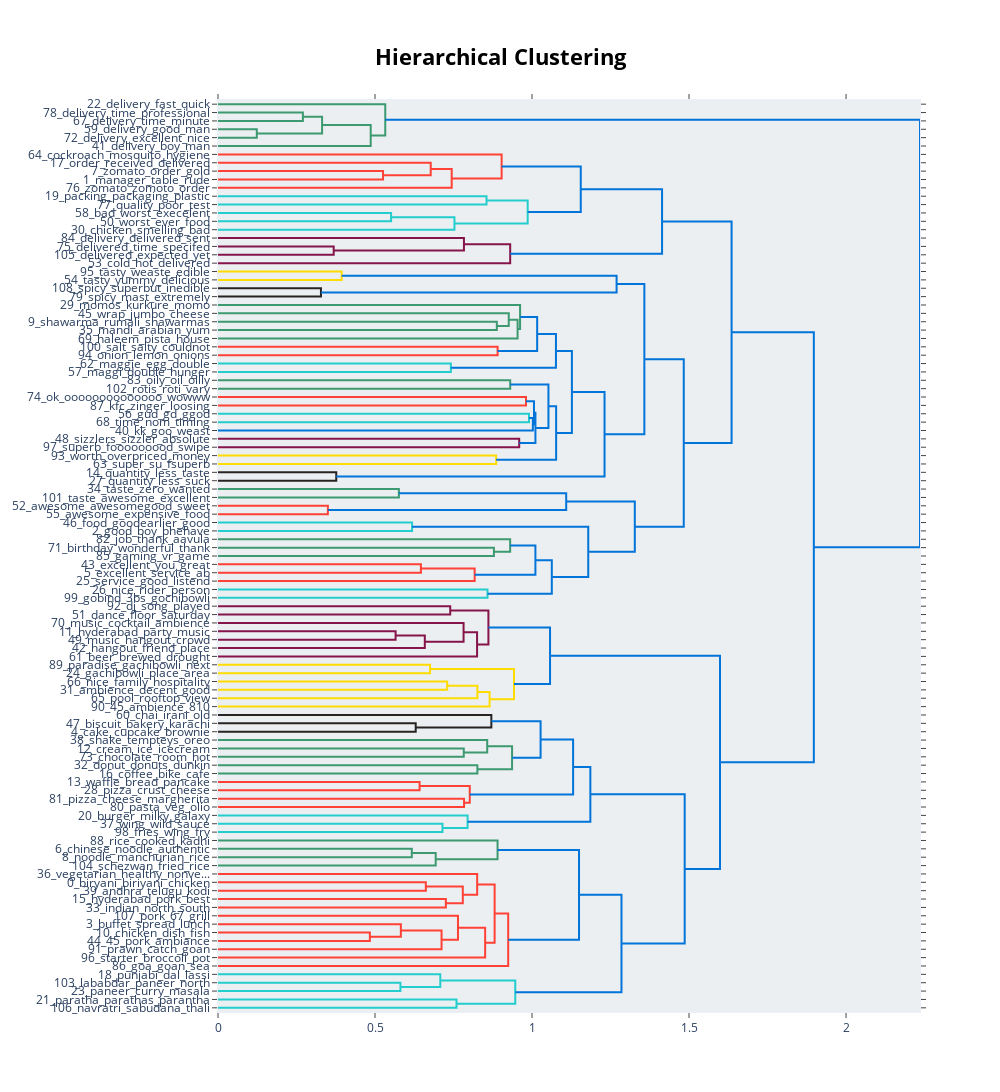

The notebook cell saved with this chart:
### Code cell
# Visualize connections between topics using hierachical clustering
topic_model.visualize_hierarchy()

### Figure 1 — Plotly figure (JSON) as saved in the notebook; plotly's stock layout.template omitted (floating-point values rounded to 4 significant figures)
{"data": [{"hoverinfo": "text", "marker": {"color": "rgb(61,153,112)"}, "mode": "lines", "type": "scatter", "x": [0, 0.2703, 0.2703, 0], "xaxis": "x", "y": [-15, -15, -25, -25], "yaxis": "y"}, {"hoverinfo": "text", "marker": {"color": "rgb(61,153,112)"}, "mode": "lines", "type": "scatter", "x": [0, 0.1235, 0.1235, 0], "xaxis": "x", "y": [-35, -35, -45, -45], "yaxis": "y"}, {"hoverinfo": "text", "marker": {"color": "rgb(61,153,112)"}, "mode": "lines", "type": "scatter", "x": [0.2703, 0.3315, 0.3315, 0.1235], "xaxis": "x", "y": [-20, -20, -40, -40], "yaxis": "y"}, {"hoverinfo": "text", "marker": {"color": "rgb(61,153,112)"}, "mode": "lines", "type": "scatter", "x": [0.3315, 0.4863, 0.4863, 0], "xaxis": "x", "y": [-30, -30, -55, -55], "yaxis": "y"}, {"hoverinfo": "text", "marker": {"color": "rgb(61,153,112)"}, "mode": "lines", "type": "scatter", "x": [0, 0.5326, 0.5326, 0.4863], "xaxis": "x", "y": [-5, -5, -42.5, -42.5], "yaxis": "y"}, {"hoverinfo": "text", "marker": {"color": "rgb(255,65,54)"}, "mode": "lines", "type": "scatter", "x": [0, 0.5256, 0.5256, 0], "xaxis": "x", "y": [-85, -85, -95, -95], "yaxis": "y"}, {"hoverinfo": "text", "marker": {"color": "rgb(255,65,54)"}, "mode": "lines", "type": "scatter", "x": [0, 0.6774, 0.6774, 0.5256], "xaxis": "x", "y": [-75, -75, -90, -90], "yaxis": "y"}, {"hoverinfo": "text", "marker": {"color": "rgb(255,65,54)"}, "mode": "lines", "type": "scatter", "x": [0.6774, 0.7442, 0.7442, 0], "xaxis": "x", "y": [-82.5, -82.5, -105, -105], "yaxis": "y"}, {"hoverinfo": "text", "marker": {"color": "rgb(255,65,54)"}, "mode": "lines", "type": "scatter", "x": [0, 0.9032, 0.9032, 0.7442], "xaxis": "x", "y": [-65, -65, -93.75, -93.75], "yaxis": "y"}, {"hoverinfo": "text", "marker": {"color": "rgb(35,205,205)"}, "mode": "lines", "type": "scatter", "x": [0, 0.8551, 0.8551, 0], "xaxis": "x", "y": [-115, -115, -125, -125], "yaxis": "y"}, {"hoverinfo": "text", "marker": {"color": "rgb(35,205,205)"}, "mode": "lines", "type": "scatter", "x": [0, 0.5512, 0.5512, 0], "xaxis": "x", "y": [-135, -135, -145, -145], "yaxis": "y"}, {"hoverinfo": "text", "marker": {"color": "rgb(35,205,205)"}, "mode": "lines", "type": "scatter", "x": [0.5512, 0.753, 0.753, 0], "xaxis": "x", "y": [-140, -140, -155, -155], "yaxis": "y"}, {"hoverinfo": "text", "marker": {"color": "rgb(35,205,205)"}, "mode": "lines", "type": "scatter", "x": [0.8551, 0.9862, 0.9862, 0.753], "xaxis": "x", "y": [-120, -120, -147.5, -147.5], "yaxis": "y"}, {"hoverinfo": "text", "marker": {"color": "rgb(0,116,217)"}, "mode": "lines", "type": "scatter", "x": [0.9032, 1.155, 1.155, 0.9862], "xaxis": "x", "y": [-79.38, -79.38, -133.8, -133.8], "yaxis": "y"}, {"hoverinfo": "text", "marker": {"color": "rgb(133,20,75)"}, "mode": "lines", "type": "scatter", "x": [0, 0.3684, 0.3684, 0], "xaxis": "x", "y": [-175, -175, -185, -185], "yaxis": "y"}, {"hoverinfo": "text", "marker": {"color": "rgb(133,20,75)"}, "mode": "lines", "type": "scatter", "x": [0, 0.7832, 0.7832, 0.3684], "xaxis": "x", "y": [-165, -165, -180, -180], "yaxis": "y"}, {"hoverinfo": "text", "marker": {"color": "rgb(133,20,75)"}, "mode": "lines", "type": "scatter", "x": [0.7832, 0.9305, 0.9305, 0], "xaxis": "x", "y": [-172.5, -172.5, -195, -195], "yaxis": "y"}, {"hoverinfo": "text", "marker": {"color": "rgb(0,116,217)"}, "mode": "lines", "type": "scatter", "x": [1.155, 1.414, 1.414, 0.9305], "xaxis": "x", "y": [-106.6, -106.6, -183.8, -183.8], "yaxis": "y"}, {"hoverinfo": "text", "marker": {"color": "rgb(255,220,0)"}, "mode": "lines", "type": "scatter", "x": [0, 0.3938, 0.3938, 0], "xaxis": "x", "y": [-205, -205, -215, -215], "yaxis": "y"}, {"hoverinfo": "text", "marker": {"color": "rgb(40,35,35)"}, "mode": "lines", "type": "scatter", "x": [0, 0.3279, 0.3279, 0], "xaxis": "x", "y": [-225, -225, -235, -235], "yaxis": "y"}, {"hoverinfo": "text", "marker": {"color": "rgb(0,116,217)"}, "mode": "lines", "type": "scatter", "x": [0.3938, 1.269, 1.269, 0.3279], "xaxis": "x", "y": [-210, -210, -230, -230], "yaxis": "y"}, {"hoverinfo": "text", "marker": {"color": "rgb(61,153,112)"}, "mode": "lines", "type": "scatter", "x": [0, 0.8879, 0.8879, 0], "xaxis": "x", "y": [-265, -265, -275, -275], "yaxis": "y"}, {"hoverinfo": "text", "marker": {"color": "rgb(61,153,112)"}, "mode": "lines", "type": "scatter", "x": [0, 0.9259, 0.9259, 0.8879], "xaxis": "x", "y": [-255, -255, -270, -270], "yaxis": "y"}, {"hoverinfo": "text", "marker": {"color": "rgb(61,153,112)"}, "mode": "lines", "type": "scatter", "x": [0.9259, 0.9541, 0.9541, 0], "xaxis": "x", "y": [-262.5, -262.5, -285, -285], "yaxis": "y"}, {"hoverinfo": "text", "marker": {"color": "rgb(61,153,112)"}, "mode": "lines", "type": "scatter", "x": [0, 0.962, 0.962, 0.9541], "xaxis": "x", "y": [-245, -245, -273.8, -273.8], "yaxis": "y"}, {"hoverinfo": "text", "marker": {"color": "rgb(255,65,54)"}, "mode": "lines", "type": "scatter", "x": [0, 0.8904, 0.8904, 0], "xaxis": "x", "y": [-295, -295, -305, -305], "yaxis": "y"}, {"hoverinfo": "text", "marker": {"color": "rgb(0,116,217)"}, "mode": "lines", "type": "scatter", "x": [0.962, 1.016, 1.016, 0.8904], "xaxis": "x", "y": [-259.4, -259.4, -300, -300], "yaxis": "y"}, {"hoverinfo": "text", "marker": {"color": "rgb(35,205,205)"}, "mode": "lines", "type": "scatter", "x": [0, 0.7415, 0.7415, 0], "xaxis": "x", "y": [-315, -315, -325, -325], "yaxis": "y"}, {"hoverinfo": "text", "marker": {"color": "rgb(0,116,217)"}, "mode": "lines", "type": "scatter", "x": [1.016, 1.076, 1.076, 0.7415], "xaxis": "x", "y": [-279.7, -279.7, -320, -320], "yaxis": "y"}, {"hoverinfo": "text", "marker": {"color": "rgb(61,153,112)"}, "mode": "lines", "type": "scatter", "x": [0, 0.9305, 0.9305, 0], "xaxis": "x", "y": [-335, -335, -345, -345], "yaxis": "y"}, {"hoverinfo": "text", "marker": {"color": "rgb(255,65,54)"}, "mode": "lines", "type": "scatter", "x": [0, 0.9808, 0.9808, 0], "xaxis": "x", "y": [-355, -355, -365, -365], "yaxis": "y"}, {"hoverinfo": "text", "marker": {"color": "rgb(35,205,205)"}, "mode": "lines", "type": "scatter", "x": [0, 0.9904, 0.9904, 0], "xaxis": "x", "y": [-375, -375, -385, -385], "yaxis": "y"}, {"hoverinfo": "text", "marker": {"color": "rgb(0,116,217)"}, "mode": "lines", "type": "scatter", "x": [0.9904, 1.003, 1.003, 0], "xaxis": "x", "y": [-380, -380, -395, -395], "yaxis": "y"}, {"hoverinfo": "text", "marker": {"color": "rgb(0,116,217)"}, "mode": "lines", "type": "scatter", "x": [0.9808, 1.006, 1.006, 1.003], "xaxis": "x", "y": [-360, -360, -387.5, -387.5], "yaxis": "y"}, {"hoverinfo": "text", "marker": {"color": "rgb(133,20,75)"}, "mode": "lines", "type": "scatter", "x": [0, 0.9592, 0.9592, 0], "xaxis": "x", "y": [-405, -405, -415, -415], "yaxis": "y"}, {"hoverinfo": "text", "marker": {"color": "rgb(0,116,217)"}, "mode": "lines", "type": "scatter", "x": [1.006, 1.011, 1.011, 0.9592], "xaxis": "x", "y": [-373.8, -373.8, -410, -410], "yaxis": "y"}, {"hoverinfo": "text", "marker": {"color": "rgb(0,116,217)"}, "mode": "lines", "type": "scatter", "x": [0.9305, 1.052, 1.052, 1.011], "xaxis": "x", "y": [-340, -340, -391.9, -391.9], "yaxis": "y"}, {"hoverinfo": "text", "marker": {"color": "rgb(255,220,0)"}, "mode": "lines", "type": "scatter", "x": [0, 0.8858, 0.8858, 0], "xaxis": "x", "y": [-425, -425, -435, -435], "yaxis": "y"}, {"hoverinfo": "text", "marker": {"color": "rgb(0,116,217)"}, "mode": "lines", "type": "scatter", "x": [1.052, 1.077, 1.077, 0.8858], "xaxis": "x", "y": [-365.9, -365.9, -430, -430], "yaxis": "y"}, {"hoverinfo": "text", "marker": {"color": "rgb(0,116,217)"}, "mode": "lines", "type": "scatter", "x": [1.076, 1.127, 1.127, 1.077], "xaxis": "x", "y": [-299.8, -299.8, -398.0, -398.0], "yaxis": "y"}, {"hoverinfo": "text", "marker": {"color": "rgb(40,35,35)"}, "mode": "lines", "type": "scatter", "x": [0, 0.3766, 0.3766, 0], "xaxis": "x", "y": [-445, -445, -455, -455], "yaxis": "y"}, {"hoverinfo": "text", "marker": {"color": "rgb(0,116,217)"}, "mode": "lines", "type": "scatter", "x": [1.127, 1.231, 1.231, 0.3766], "xaxis": "x", "y": [-348.9, -348.9, -450, -450], "yaxis": "y"}, {"hoverinfo": "text", "marker": {"color": "rgb(0,116,217)"}, "mode": "lines", "type": "scatter", "x": [1.269, 1.358, 1.358, 1.231], "xaxis": "x", "y": [-220, -220, -399.5, -399.5], "yaxis": "y"}, {"hoverinfo": "text", "marker": {"color": "rgb(61,153,112)"}, "mode": "lines", "type": "scatter", "x": [0, 0.576, 0.576, 0], "xaxis": "x", "y": [-465, -465, -475, -475], "yaxis": "y"}, {"hoverinfo": "text", "marker": {"color": "rgb(255,65,54)"}, "mode": "lines", "type": "scatter", "x": [0, 0.3499, 0.3499, 0], "xaxis": "x", "y": [-485, -485, -495, -495], "yaxis": "y"}, {"hoverinfo": "text", "marker": {"color": "rgb(0,116,217)"}, "mode": "lines", "type": "scatter", "x": [0.576, 1.109, 1.109, 0.3499], "xaxis": "x", "y": [-470, -470, -490, -490], "yaxis": "y"}, {"hoverinfo": "text", "marker": {"color": "rgb(35,205,205)"}, "mode": "lines", "type": "scatter", "x": [0, 0.618, 0.618, 0], "xaxis": "x", "y": [-505, -505, -515, -515], "yaxis": "y"}, {"hoverinfo": "text", "marker": {"color": "rgb(61,153,112)"}, "mode": "lines", "type": "scatter", "x": [0, 0.8786, 0.8786, 0], "xaxis": "x", "y": [-535, -535, -545, -545], "yaxis": "y"}, {"hoverinfo": "text", "marker": {"color": "rgb(61,153,112)"}, "mode": "lines", "type": "scatter", "x": [0, 0.9304, 0.9304, 0.8786], "xaxis": "x", "y": [-525, -525, -540, -540], "yaxis": "y"}, {"hoverinfo": "text", "marker": {"color": "rgb(255,65,54)"}, "mode": "lines", "type": "scatter", "x": [0, 0.6461, 0.6461, 0], "xaxis": "x", "y": [-555, -555, -565, -565], "yaxis": "y"}, {"hoverinfo": "text", "marker": {"color": "rgb(255,65,54)"}, "mode": "lines", "type": "scatter", "x": [0.6461, 0.8174, 0.8174, 0], "xaxis": "x", "y": [-560, -560, -575, -575], "yaxis": "y"}, {"hoverinfo": "text", "marker": {"color": "rgb(0,116,217)"}, "mode": "lines", "type": "scatter", "x": [0.9304, 1.011, 1.011, 0.8174], "xaxis": "x", "y": [-532.5, -532.5, -567.5, -567.5], "yaxis": "y"}, {"hoverinfo": "text", "marker": {"color": "rgb(35,205,205)"}, "mode": "lines", "type": "scatter", "x": [0, 0.8583, 0.8583, 0], "xaxis": "x", "y": [-585, -585, -595, -595], "yaxis": "y"}, {"hoverinfo": "text", "marker": {"color": "rgb(0,116,217)"}, "mode": "lines", "type": "scatter", "x": [1.011, 1.063, 1.063, 0.8583], "xaxis": "x", "y": [-550, -550, -590, -590], "yaxis": "y"}, {"hoverinfo": "text", "marker": {"color": "rgb(0,116,217)"}, "mode": "lines", "type": "scatter", "x": [0.618, 1.179, 1.179, 1.063], "xaxis": "x", "y": [-510, -510, -570, -570], "yaxis": "y"}, {"hoverinfo": "text", "marker": {"color": "rgb(0,116,217)"}, "mode": "lines", "type": "scatter", "x": [1.109, 1.327, 1.327, 1.179], "xaxis": "x", "y": [-480, -480, -540, -540], "yaxis": "y"}, {"hoverinfo": "text", "marker": {"color": "rgb(0,116,217)"}, "mode": "lines", "type": "scatter", "x": [1.358, 1.483, 1.483, 1.327], "xaxis": "x", "y": [-309.7, -309.7, -510, -510], "yaxis": "y"}, {"hoverinfo": "text", "marker": {"color": "rgb(0,116,217)"}, "mode": "lines", "type": "scatter", "x": [1.414, 1.636, 1.636, 1.483], "xaxis": "x", "y": [-145.2, -145.2, -409.9, -409.9], "yaxis": "y"}, {"hoverinfo": "text", "marker": {"color": "rgb(133,20,75)"}, "mode": "lines", "type": "scatter", "x": [0, 0.7396, 0.7396, 0], "xaxis": "x", "y": [-605, -605, -615, -615], "yaxis": "y"}, {"hoverinfo": "text", "marker": {"color": "rgb(133,20,75)"}, "mode": "lines", "type": "scatter", "x": [0, 0.5656, 0.5656, 0], "xaxis": "x", "y": [-635, -635, -645, -645], "yaxis": "y"}, {"hoverinfo": "text", "marker": {"color": "rgb(133,20,75)"}, "mode": "lines", "type": "scatter", "x": [0.5656, 0.6586, 0.6586, 0], "xaxis": "x", "y": [-640, -640, -655, -655], "yaxis": "y"}, {"hoverinfo": "text", "marker": {"color": "rgb(133,20,75)"}, "mode": "lines", "type": "scatter", "x": [0, 0.782, 0.782, 0.6586], "xaxis": "x", "y": [-625, -625, -647.5, -647.5], "yaxis": "y"}, {"hoverinfo": "text", "marker": {"color": "rgb(133,20,75)"}, "mode": "lines", "type": "scatter", "x": [0.782, 0.825, 0.825, 0], "xaxis": "x", "y": [-636.2, -636.2, -665, -665], "yaxis": "y"}, {"hoverinfo": "text", "marker": {"color": "rgb(133,20,75)"}, "mode": "lines", "type": "scatter", "x": [0.7396, 0.8612, 0.8612, 0.825], "xaxis": "x", "y": [-610, -610, -650.6, -650.6], "yaxis": "y"}, {"hoverinfo": "text", "marker": {"color": "rgb(255,220,0)"}, "mode": "lines", "type": "scatter", "x": [0, 0.6753, 0.6753, 0], "xaxis": "x", "y": [-675, -675, -685, -685], "yaxis": "y"}, {"hoverinfo": "text", "marker": {"color": "rgb(255,220,0)"}, "mode": "lines", "type": "scatter", "x": [0, 0.7298, 0.7298, 0], "xaxis": "x", "y": [-695, -695, -705, -705], "yaxis": "y"}, {"hoverinfo": "text", "marker": {"color": "rgb(255,220,0)"}, "mode": "lines", "type": "scatter", "x": [0.7298, 0.826, 0.826, 0], "xaxis": "x", "y": [-700, -700, -715, -715], "yaxis": "y"}, {"hoverinfo": "text", "marker": {"color": "rgb(255,220,0)"}, "mode": "lines", "type": "scatter", "x": [0.826, 0.8649, 0.8649, 0], "xaxis": "x", "y": [-707.5, -707.5, -725, -725], "yaxis": "y"}, {"hoverinfo": "text", "marker": {"color": "rgb(255,220,0)"}, "mode": "lines", "type": "scatter", "x": [0.6753, 0.9426, 0.9426, 0.8649], "xaxis": "x", "y": [-680, -680, -716.2, -716.2], "yaxis": "y"}, {"hoverinfo": "text", "marker": {"color": "rgb(0,116,217)"}, "mode": "lines", "type": "scatter", "x": [0.8612, 1.057, 1.057, 0.9426], "xaxis": "x", "y": [-630.3, -630.3, -698.1, -698.1], "yaxis": "y"}, {"hoverinfo": "text", "marker": {"color": "rgb(40,35,35)"}, "mode": "lines", "type": "scatter", "x": [0, 0.6296, 0.6296, 0], "xaxis": "x", "y": [-745, -745, -755, -755], "yaxis": "y"}, {"hoverinfo": "text", "marker": {"color": "rgb(40,35,35)"}, "mode": "lines", "type": "scatter", "x": [0, 0.8705, 0.8705, 0.6296], "xaxis": "x", "y": [-735, -735, -750, -750], "yaxis": "y"}, {"hoverinfo": "text", "marker": {"color": "rgb(61,153,112)"}, "mode": "lines", "type": "scatter", "x": [0, 0.7826, 0.7826, 0], "xaxis": "x", "y": [-775, -775, -785, -785], "yaxis": "y"}, {"hoverinfo": "text", "marker": {"color": "rgb(61,153,112)"}, "mode": "lines", "type": "scatter", "x": [0, 0.8573, 0.8573, 0.7826], "xaxis": "x", "y": [-765, -765, -780, -780], "yaxis": "y"}, {"hoverinfo": "text", "marker": {"color": "rgb(61,153,112)"}, "mode": "lines", "type": "scatter", "x": [0, 0.826, 0.826, 0], "xaxis": "x", "y": [-795, -795, -805, -805], "yaxis": "y"}, {"hoverinfo": "text", "marker": {"color": "rgb(61,153,112)"}, "mode": "lines", "type": "scatter", "x": [0.8573, 0.9365, 0.9365, 0.826], "xaxis": "x", "y": [-772.5, -772.5, -800, -800], "yaxis": "y"}, {"hoverinfo": "text", "marker": {"color": "rgb(0,116,217)"}, "mode": "lines", "type": "scatter", "x": [0.8705, 1.027, 1.027, 0.9365], "xaxis": "x", "y": [-742.5, -742.5, -786.2, -786.2], "yaxis": "y"}, {"hoverinfo": "text", "marker": {"color": "rgb(255,65,54)"}, "mode": "lines", "type": "scatter", "x": [0, 0.642, 0.642, 0], "xaxis": "x", "y": [-815, -815, -825, -825], "yaxis": "y"}, {"hoverinfo": "text", "marker": {"color": "rgb(255,65,54)"}, "mode": "lines", "type": "scatter", "x": [0, 0.7836, 0.7836, 0], "xaxis": "x", "y": [-835, -835, -845, -845], "yaxis": "y"}, {"hoverinfo": "text", "marker": {"color": "rgb(255,65,54)"}, "mode": "lines", "type": "scatter", "x": [0.642, 0.8017, 0.8017, 0.7836], "xaxis": "x", "y": [-820, -820, -840, -840], "yaxis": "y"}, {"hoverinfo": "text", "marker": {"color": "rgb(0,116,217)"}, "mode": "lines", "type": "scatter", "x": [1.027, 1.131, 1.131, 0.8017], "xaxis": "x", "y": [-764.4, -764.4, -830, -830], "yaxis": "y"}, {"hoverinfo": "text", "marker": {"color": "rgb(35,205,205)"}, "mode": "lines", "type": "scatter", "x": [0, 0.7149, 0.7149, 0], "xaxis": "x", "y": [-865, -865, -875, -875], "yaxis": "y"}, {"hoverinfo": "text", "marker": {"color": "rgb(35,205,205)"}, "mode": "lines", "type": "scatter", "x": [0, 0.7948, 0.7948, 0.7149], "xaxis": "x", "y": [-855, -855, -870, -870], "yaxis": "y"}, {"hoverinfo": "text", "marker": {"color": "rgb(0,116,217)"}, "mode": "lines", "type": "scatter", "x": [1.131, 1.186, 1.186, 0.7948], "xaxis": "x", "y": [-797.2, -797.2, -862.5, -862.5], "yaxis": "y"}, {"hoverinfo": "text", "marker": {"color": "rgb(61,153,112)"}, "mode": "lines", "type": "scatter", "x": [0, 0.6171, 0.6171, 0], "xaxis": "x", "y": [-895, -895, -905, -905], "yaxis": "y"}, {"hoverinfo": "text", "marker": {"color": "rgb(61,153,112)"}, "mode": "lines", "type": "scatter", "x": [0.6171, 0.6933, 0.6933, 0], "xaxis": "x", "y": [-900, -900, -915, -915], "yaxis": "y"}, {"hoverinfo": "text", "marker": {"color": "rgb(61,153,112)"}, "mode": "lines", "type": "scatter", "x": [0, 0.8903, 0.8903, 0.6933], "xaxis": "x", "y": [-885, -885, -907.5, -907.5], "yaxis": "y"}, {"hoverinfo": "text", "marker": {"color": "rgb(255,65,54)"}, "mode": "lines", "type": "scatter", "x": [0, 0.6618, 0.6618, 0], "xaxis": "x", "y": [-935, -935, -945, -945], "yaxis": "y"}, {"hoverinfo": "text", "marker": {"color": "rgb(255,65,54)"}, "mode": "lines", "type": "scatter", "x": [0, 0.7256, 0.7256, 0], "xaxis": "x", "y": [-955, -955, -965, -965], "yaxis": "y"}, {"hoverinfo": "text", "marker": {"color": "rgb(255,65,54)"}, "mode": "lines", "type": "scatter", "x": [0.6618, 0.7796, 0.7796, 0.7256], "xaxis": "x", "y": [-940, -940, -960, -960], "yaxis": "y"}, {"hoverinfo": "text", "marker": {"color": "rgb(255,65,54)"}, "mode": "lines", "type": "scatter", "x": [0, 0.8253, 0.8253, 0.7796], "xaxis": "x", "y": [-925, -925, -950, -950], "yaxis": "y"}, {"hoverinfo": "text", "marker": {"color": "rgb(255,65,54)"}, "mode": "lines", "type": "scatter", "x": [0, 0.4836, 0.4836, 0], "xaxis": "x", "y": [-995, -995, -1005, -1005], "yaxis": "y"}, {"hoverinfo": "text", "marker": {"color": "rgb(255,65,54)"}, "mode": "lines", "type": "scatter", "x": [0, 0.5823, 0.5823, 0.4836], "xaxis": "x", "y": [-985, -985, -1000, -1000], "yaxis": "y"}, {"hoverinfo": "text", "marker": {"color": "rgb(255,65,54)"}, "mode": "lines", "type": "scatter", "x": [0.5823, 0.7119, 0.7119, 0], "xaxis": "x", "y": [-992.5, -992.5, -1015, -1015], "yaxis": "y"}, {"hoverinfo": "text", "marker": {"color": "rgb(255,65,54)"}, "mode": "lines", "type": "scatter", "x": [0, 0.7642, 0.7642, 0.7119], "xaxis": "x", "y": [-975, -975, -1004.0, -1004.0], "yaxis": "y"}, {"hoverinfo": "text", "marker": {"color": "rgb(255,65,54)"}, "mode": "lines", "type": "scatter", "x": [0.7642, 0.8507, 0.8507, 0], "xaxis": "x", "y": [-989.4, -989.4, -1025, -1025], "yaxis": "y"}, {"hoverinfo": "text", "marker": {"color": "rgb(255,65,54)"}, "mode": "lines", "type": "scatter", "x": [0.8253, 0.8809, 0.8809, 0.8507], "xaxis": "x", "y": [-937.5, -937.5, -1007.0, -1007.0], "yaxis": "y"}, {"hoverinfo": "text", "marker": {"color": "rgb(255,65,54)"}, "mode": "lines", "type": "scatter", "x": [0.8809, 0.9241, 0.9241, 0], "xaxis": "x", "y": [-972.3, -972.3, -1035, -1035], "yaxis": "y"}, {"hoverinfo": "text", "marker": {"color": "rgb(0,116,217)"}, "mode": "lines", "type": "scatter", "x": [0.8903, 1.15, 1.15, 0.9241], "xaxis": "x", "y": [-896.2, -896.2, -1004.0, -1004.0], "yaxis": "y"}, {"hoverinfo": "text", "marker": {"color": "rgb(35,205,205)"}, "mode": "lines", "type": "scatter", "x": [0, 0.581, 0.581, 0], "xaxis": "x", "y": [-1055, -1055, -1065, -1065], "yaxis": "y"}, {"hoverinfo": "text", "marker": {"color": "rgb(35,205,205)"}, "mode": "lines", "type": "scatter", "x": [0, 0.7079, 0.7079, 0.581], "xaxis": "x", "y": [-1045, -1045, -1060, -1060], "yaxis": "y"}, {"hoverinfo": "text", "marker": {"color": "rgb(35,205,205)"}, "mode": "lines", "type": "scatter", "x": [0, 0.7595, 0.7595, 0], "xaxis": "x", "y": [-1075, -1075, -1085, -1085], "yaxis": "y"}, {"hoverinfo": "text", "marker": {"color": "rgb(35,205,205)"}, "mode": "lines", "type": "scatter", "x": [0.7079, 0.9466, 0.9466, 0.7595], "xaxis": "x", "y": [-1052.0, -1052.0, -1080, -1080], "yaxis": "y"}, {"hoverinfo": "text", "marker": {"color": "rgb(0,116,217)"}, "mode": "lines", "type": "scatter", "x": [1.15, 1.285, 1.285, 0.9466], "xaxis": "x", "y": [-950.0, -950.0, -1066.0, -1066.0], "yaxis": "y"}, {"hoverinfo": "text", "marker": {"color": "rgb(0,116,217)"}, "mode": "lines", "type": "scatter", "x": [1.186, 1.486, 1.486, 1.285], "xaxis": "x", "y": [-829.8, -829.8, -1008.0, -1008.0], "yaxis": "y"}, {"hoverinfo": "text", "marker": {"color": "rgb(0,116,217)"}, "mode": "lines", "type": "scatter", "x": [1.057, 1.599, 1.599, 1.486], "xaxis": "x", "y": [-664.2, -664.2, -919.0, -919.0], "yaxis": "y"}, {"hoverinfo": "text", "marker": {"color": "rgb(0,116,217)"}, "mode": "lines", "type": "scatter", "x": [1.636, 1.897, 1.897, 1.599], "xaxis": "x", "y": [-277.5, -277.5, -791.6, -791.6], "yaxis": "y"}, {"hoverinfo": "text", "marker": {"color": "rgb(0,116,217)"}, "mode": "lines", "type": "scatter", "x": [0.5326, 2.236, 2.236, 1.897], "xaxis": "x", "y": [-23.75, -23.75, -534.6, -534.6], "yaxis": "y"}], "layout": {"autosize": false, "height": 1835, "hoverlabel": {"bgcolor": "white", "font": {"family": "Rockwell", "size": 16}}, "hovermode": "closest", "plot_bgcolor": "#ECEFF1", "showlegend": false, "title": {"font": {"color": "Black", "size": 22}, "text": "<b>Hierarchical Clustering</b>", "x": 0.5, "xanchor": "center", "yanchor": "top"}, "width": 1000, "xaxis": {"mirror": "allticks", "rangemode": "tozero", "showgrid": false, "showline": true, "showticklabels": true, "ticks": "outside", "type": "linear", "zeroline": false}, "yaxis": {"mirror": "allticks", "range": [-1090, 0], "rangemode": "tozero", "showgrid": false, "showline": true, "showticklabels": true, "tickmode": "array", "ticks": "outside", "ticktext": ["22_delivery_fast_quick", "78_delivery_time_professional", "67_delivery_time_minute", "59_delivery_good_man", "72_delivery_excellent_nice", "41_delivery_boy_man", "64_cockroach_mosquito_hygiene", "17_order_received_delivered", "7_zomato_order_gold", "1_manager_table_rude", "76_zomato_zomoto_order", "19_packing_packaging_plastic", "77_quality_poor_test", "58_bad_worst_execelent", "50_worst_ever_food", "30_chicken_smelling_bad", "84_delivery_delivered_sent", "75_delivered_time_specifed", "105_delivered_expected_yet", "53_cold_hot_delivered", "95_tasty_weaste_edible", "54_tasty_yummy_delicious", "108_spicy_superbut_inedible", "79_spicy_mast_extremely", "29_momos_kurkure_momo", "45_wrap_jumbo_cheese", "9_shawarma_rumali_shawarmas", "35_mandi_arabian_yum", "69_haleem_pista_house", "100_salt_salty_couldnot", "94_onion_lemon_onions", "62_maggie_egg_double", "57_maggi_double_hunger", "83_oily_oil_oilly", "102_rotis_roti_vary", "74_ok_oooooooooooooo_wowww", "87_kfc_zinger_loosing", "56_gud_gd_ggod", "68_time_nom_timing", "40_kk_goo_weast", "48_sizzlers_sizzler_absolute", "97_superb_fooooooood_swipe", "93_worth_overpriced_money", "63_super_su_fsuperb", "14_quantity_less_taste", "27_quantity_less_suck", "34_taste_zero_wanted", "101_taste_awesome_excellent", "52_awesome_awesomegood_sweet", "55_awesome_expensive_food", "46_food_goodearlier_good", "2_good_boy_bhehave", "82_job_thank_aavula", "71_birthday_wonderful_thank", "85_gaming_vr_game", "43_excellent_you_great", "5_excellent_service_ab", "25_service_good_listend", "26_nice_rider_person", "99_gobind_3bs_gochibowli", "92_dj_song_played", "51_dance_floor_saturday", "70_music_cocktail_ambience", "11_hyderabad_party_music", "49_music_hangout_crowd", "42_hangout_friend_place", "61_beer_brewed_drought", "89_paradise_gachibowli_next", "24_gachibowli_place_area", "66_nice_family_hospitality", "31_ambience_decent_good", "65_pool_rooftop_view", "90_45_ambience_810", "60_chai_irani_old", "47_biscuit_bakery_karachi", "4_cake_cupcake_brownie", "38_shake_tempteys_oreo", "12_cream_ice_icecream", "73_chocolate_room_hot", "32_donut_donuts_dunkin", "16_coffee_bike_cafe", "13_waffle_bread_pancake", "28_pizza_crust_cheese", "81_pizza_cheese_margherita", "80_pasta_veg_olio", "20_burger_milky_galaxy", "37_wing_wild_sauce", "98_fries_wing_fry", "88_rice_cooked_kadhi", "6_chinese_noodle_authentic", "8_noodle_manchurian_rice", "104_schezwan_fried_rice", "36_vegetarian_healthy_nonve...", "0_biryani_biriyani_chicken", "39_andhra_telugu_kodi", "15_hyderabad_pork_best", "33_indian_north_south", "107_pork_67_grill", "3_buffet_spread_lunch", "10_chicken_dish_fish", "44_45_pork_ambiance", "91_prawn_catch_goan", "96_starter_broccoli_pot", "86_goa_goan_sea", "18_punjabi_dal_lassi", "103_lababdar_paneer_north", "23_paneer_curry_masala", "21_paratha_parathas_parantha", "106_navratri_sabudana_thali"], "tickvals": [-5, -15, -25, -35, -45, -55, -65, -75, -85, -95, -105, -115, -125, -135, -145, -155, -165, -175, -185, -195, -205, -215, -225, -235, -245, -255, -265, -275, -285, -295, -305, -315, -325, -335, -345, -355, -365, -375, -385, -395, -405, -415, -425, -435, -445, -455, -465, -475, -485, -495, -505, -515, -525, -535, -545, -555, -565, -575, -585, -595, -605, -615, -625, -635, -645, -655, -665, -675, -685, -695, -705, -715, -725, -735, -745, -755, -765, -775, -785, -795, -805, -815, -825, -835, -845, -855, -865, -875, -885, -895, -905, -915, -925, -935, -945, -955, -965, -975, -985, -995, -1005, -1015, -1025, -1035, -1045, -1055, -1065, -1075, -1085], "type": "linear", "zeroline": false}}}
